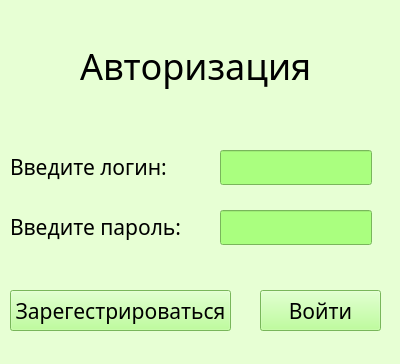
<?xml version="1.0" encoding="UTF-8"?>
<ui version="4.0">
 <class>Form</class>
 <widget class="QWidget" name="Form">
  <property name="geometry">
   <rect>
    <x>0</x>
    <y>0</y>
    <width>400</width>
    <height>364</height>
   </rect>
  </property>
  <property name="windowTitle">
   <string>avtoriz</string>
  </property>
  <property name="styleSheet">
   <string notr="true">background-color: rgb(231, 255, 212);</string>
  </property>
  <widget class="QLabel" name="label_avtorizazia">
   <property name="geometry">
    <rect>
     <x>80</x>
     <y>40</y>
     <width>281</width>
     <height>51</height>
    </rect>
   </property>
   <property name="font">
    <font>
     <family>Cascadia Mono Light</family>
     <pointsize>27</pointsize>
     <weight>50</weight>
     <italic>false</italic>
     <bold>false</bold>
     <kerning>true</kerning>
    </font>
   </property>
   <property name="styleSheet">
    <string notr="true"/>
   </property>
   <property name="text">
    <string>Авторизация</string>
   </property>
  </widget>
  <widget class="QLabel" name="label_Login">
   <property name="geometry">
    <rect>
     <x>10</x>
     <y>150</y>
     <width>171</width>
     <height>34</height>
    </rect>
   </property>
   <property name="font">
    <font>
     <family>Cascadia Mono Light</family>
     <pointsize>16</pointsize>
    </font>
   </property>
   <property name="text">
    <string>Введите логин:</string>
   </property>
  </widget>
  <widget class="QLabel" name="label_Parol">
   <property name="geometry">
    <rect>
     <x>10</x>
     <y>210</y>
     <width>181</width>
     <height>34</height>
    </rect>
   </property>
   <property name="font">
    <font>
     <family>Cascadia Mono Light</family>
     <pointsize>16</pointsize>
    </font>
   </property>
   <property name="text">
    <string>Введите пароль:</string>
   </property>
  </widget>
  <widget class="QLineEdit" name="lineEdit_Login">
   <property name="geometry">
    <rect>
     <x>220</x>
     <y>150</y>
     <width>152</width>
     <height>35</height>
    </rect>
   </property>
   <property name="font">
    <font>
     <family>Cascadia Mono Light</family>
     <pointsize>16</pointsize>
    </font>
   </property>
   <property name="styleSheet">
    <string notr="true">background-color: rgb(170, 255, 127);</string>
   </property>
  </widget>
  <widget class="QLineEdit" name="lineEdit_Parol">
   <property name="geometry">
    <rect>
     <x>220</x>
     <y>210</y>
     <width>152</width>
     <height>35</height>
    </rect>
   </property>
   <property name="font">
    <font>
     <family>Cascadia Mono Light</family>
     <pointsize>16</pointsize>
    </font>
   </property>
   <property name="styleSheet">
    <string notr="true">background-color: rgb(170, 255, 127);</string>
   </property>
  </widget>
  <widget class="QPushButton" name="pushButton_vioti">
   <property name="geometry">
    <rect>
     <x>260</x>
     <y>290</y>
     <width>121</width>
     <height>41</height>
    </rect>
   </property>
   <property name="font">
    <font>
     <family>Cascadia Mono Light</family>
     <pointsize>16</pointsize>
    </font>
   </property>
   <property name="styleSheet">
    <string notr="true">background-color: rgb(170, 255, 127);</string>
   </property>
   <property name="text">
    <string>Войти</string>
   </property>
  </widget>
  <widget class="QPushButton" name="pushButton_zaregestr">
   <property name="geometry">
    <rect>
     <x>10</x>
     <y>290</y>
     <width>221</width>
     <height>41</height>
    </rect>
   </property>
   <property name="font">
    <font>
     <family>Cascadia Mono Light</family>
     <pointsize>16</pointsize>
    </font>
   </property>
   <property name="styleSheet">
    <string notr="true">background-color: rgb(170, 255, 127);</string>
   </property>
   <property name="text">
    <string>Зарегестрироваться</string>
   </property>
  </widget>
  <widget class="QLabel" name="label_pustaia">
   <property name="geometry">
    <rect>
     <x>20</x>
     <y>100</y>
     <width>361</width>
     <height>34</height>
    </rect>
   </property>
   <property name="font">
    <font>
     <family>Cascadia Mono Light</family>
     <pointsize>16</pointsize>
    </font>
   </property>
   <property name="text">
    <string/>
   </property>
  </widget>
 </widget>
 <resources/>
 <connections/>
</ui>
